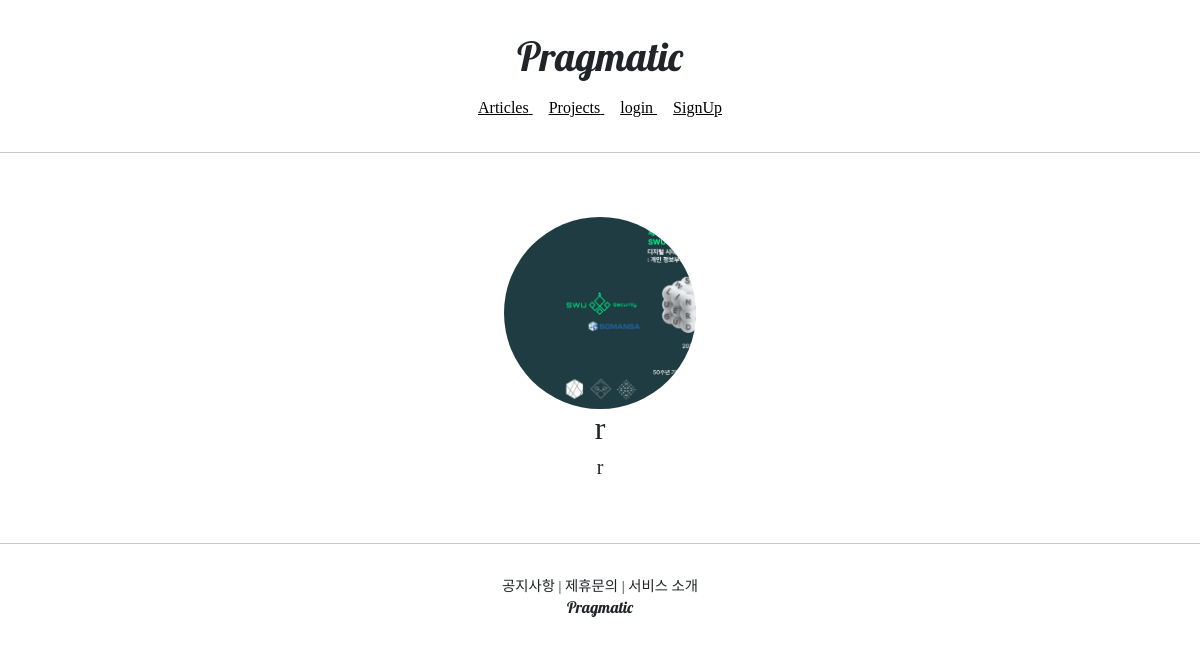
The page /projects/detail/1 on the database its author committed.
### projectapp/models.py (models this page shows)
class Project(models.Model):
    image = models.ImageField(upload_to='project/',null=False)
    title = models.CharField(max_length=20, null=False)
    description = models.CharField(max_length=200, null=True)
    created_at = models.DateTimeField(auto_now=True)

### projectapp/views.py (the view)
# urls.py: path('detail/<int:pk>', ProjectDetailView.as_view(), name='detail'),
class ProjectDetailView(DetailView):
    model = Project
    context_object_name = 'target_project'
    template_name = 'projectapp/detail.html'

### projectapp/templates/projectapp/detail.html
{% extends 'base.html' %}
{% block content %}
<div xmlns:border-radius="http://www.w3.org/1999/xhtml">
    <div style="text-align: center; max-width: 500px; margin: 4rem auto;">
      <img src="{{ target_project.image.url }}" alt=""
           style="height: 12rem; width: 12rem; border-radius: 20rem; margin-botton: 2rem; object-fit: cover;">
      <h2 style="font-family: 'NanumSquareB'">
        {{ target_project.title }}
      </h2>
      <h5 style="margin-bottom:3rem;">
        {{ target_project.description }}
      </h5>
     </div>
    </div>
{% endblock %}

### rows shown on the page
Project: image (picture), title "r", description "r"
